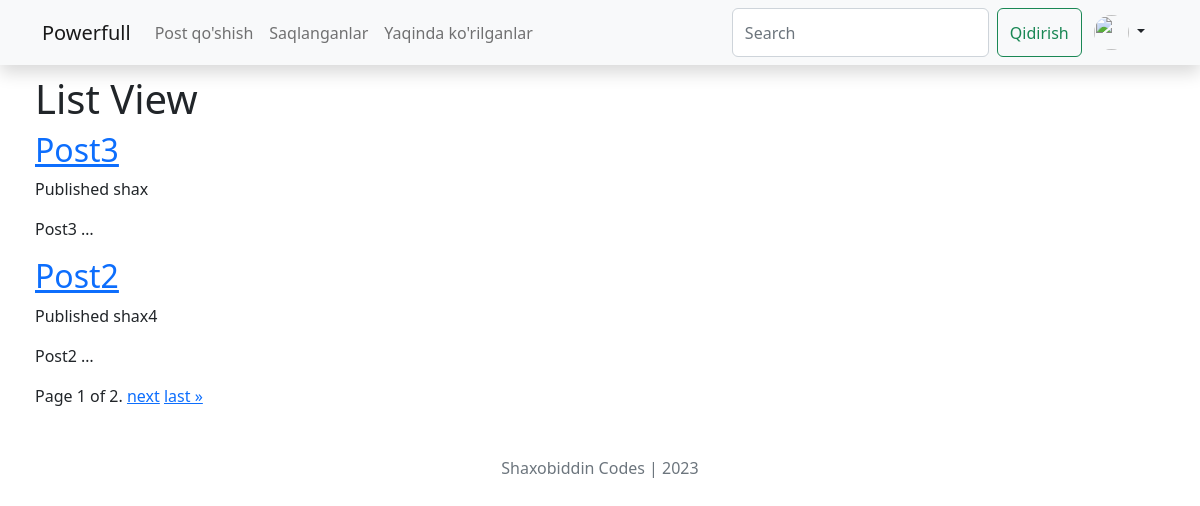
Page / (signed in) on the earlier database version.
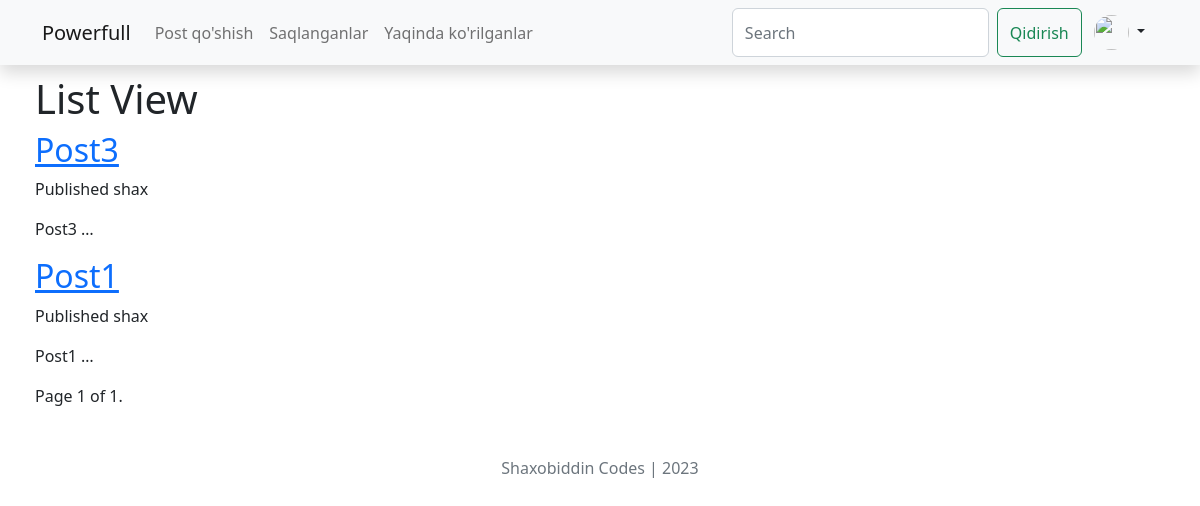
Same page on the later database version.
### blog/models.py (models this page shows, shortened)
class Post(models.Model):
    class Status(models.TextChoices):
        DRAFT = 'DF', 'Draft'
        PUBLISHED = 'PB', 'Published'
    title = models.CharField(max_length=200)
    slug = models.SlugField(max_length=200, unique_for_date='publish')
    author = models.ForeignKey(User, on_delete=models.CASCADE,
                               related_name='blog_posts')
    body = models.TextField()
    publish = models.DateTimeField(default=timezone.now)
    created = models.DateTimeField(auto_now_add=True)
    updated = models.DateTimeField(auto_now=True)
    status = models.CharField(max_length=2,
                              choices=Status.choices,
                              default=Status.DRAFT)
    objects = models.Manager()  # defoult manager
    published = PuplishedManager()  # custom manager
    class Meta:
        ordering = ['-publish']
        indexes = [
            models.Index(fields=['-publish']),
        ]
    def get_absolute_url(self):
        return reverse('blog:post_detail', args=[self.publish.year,
                                                 self.publish.month,
                                                 self.publish.day,
                                                 self.slug
                                                 ])

### blog/views.py (the view)
# urls.py: path('',PostListView.as_view(), name='post_list'),
class PostListView(ListView):
    queryset = Post.published.all()
    context_object_name = 'posts'
    paginate_by = 2
    template_name = 'blog/post/list.html'

### templates/blog/post/list.html (shortened to what this page needs)
{% extends "blog/base.html"%}
{% block content%}
<h1> List View</h1>
    {% for post in posts %}
        <h2>
            <a href="{{ post.get_absolute_url }}">
                {{post.title}}
            </a>
        </h2>
        <p>
            Published {{post.author}}
        </p>
        {{post.body | truncatewords:1 | linebreaks}}
    {% endfor %}
<div class="pagination">
    <span class="step-links">
        <span class="current">
            Page {{ page_obj.number }} of {{ page_obj.paginator.num_pages }}.
        </span>
        {% if page_obj.has_next %}
            <a href="?page={{ page_obj.next_page_number }}">next</a>
            <a href="?page={{ page_obj.paginator.num_pages }}">last &raquo;</a>
        {% endif %}
    </span>
</div>
{% endblock %}

Differences in the rows shown:
removed Post: title "Post2", author "shax4", body "Post2 …"
now on this page (row unchanged): Post: title "Post1", author "shax", body "Post1 …"
Other differences:
{{ page_obj.paginator.num_pages }}: "2" → "1"
text no longer shown: "next last »"
